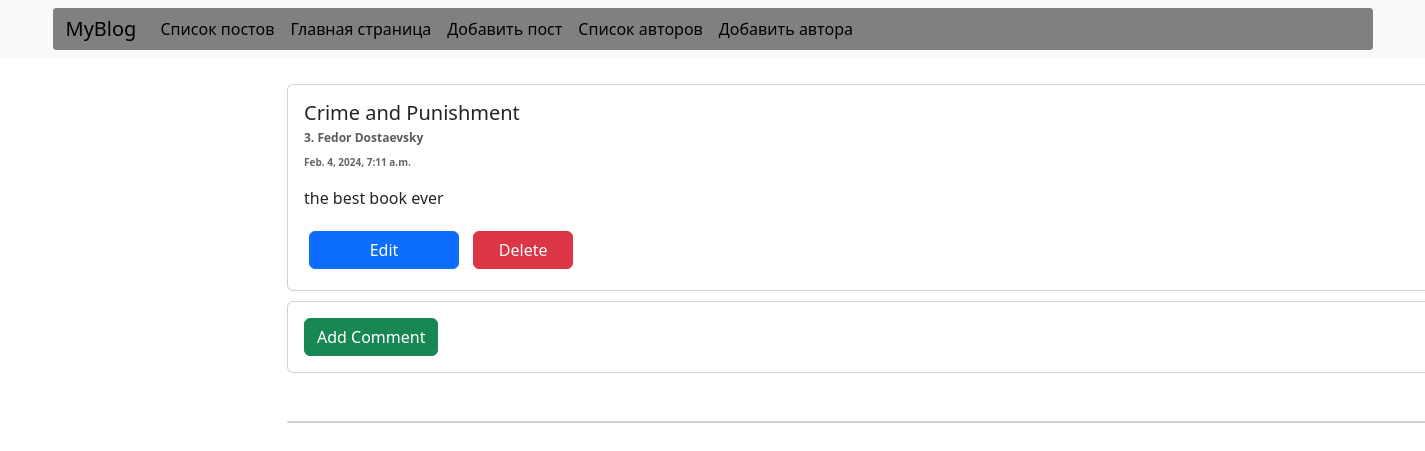
Before: /post/detail/1 with the older database file.
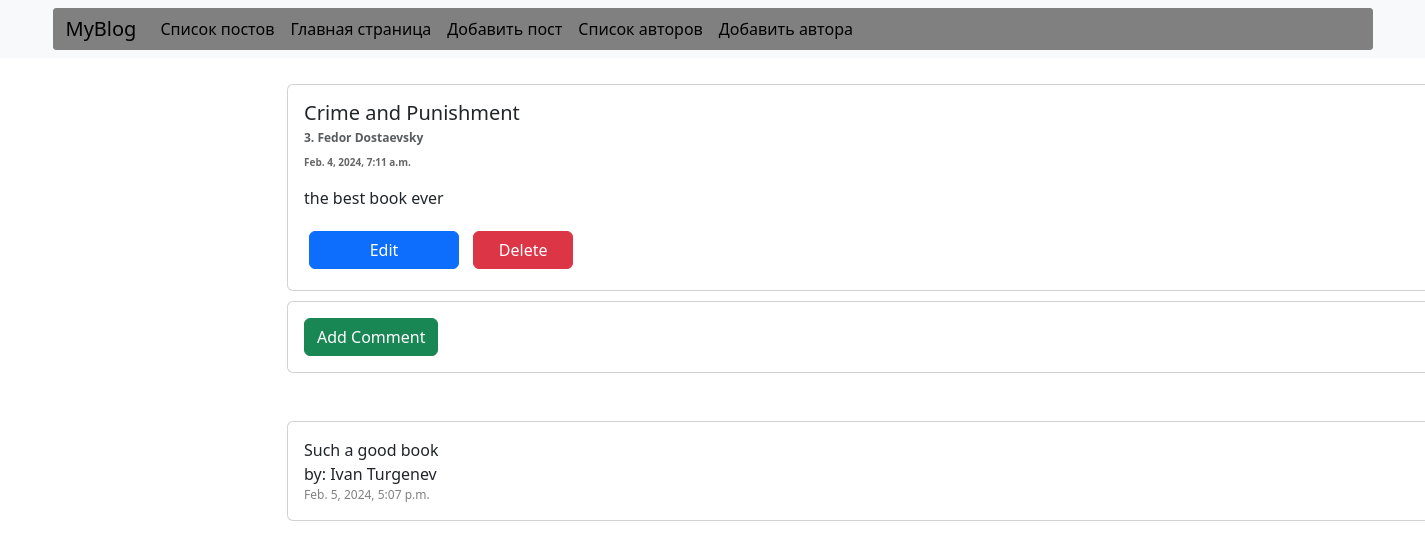
After: the same page with the newer database file.
### personal_blog/models.py (models this page shows, shortened)
class Comment(models.Model):
    text = models.TextField (max_length=1000, null=False, blank=False, verbose_name='Comment')
    author = models.CharField(max_length=50, null=False, blank=False, default="Anonymous", verbose_name="Author")
    post = models.ForeignKey('personal_blog.Post', on_delete=models.CASCADE, related_name='Comments', verbose_name="Post")
    created_at = models.DateTimeField(auto_now_add=True, verbose_name="Created Data")
    updated_at = models.DateTimeField(auto_now=True, verbose_name="Updated Data")

### personal_blog/views/post_views_classView.py (the view)
# urls.py: path('detail/<int:pk>', PostDetailView.as_view(), name="post_detail"),
class PostDetailView(TemplateView):
    template_name = 'posts/view.html'
    def get_context_data(self, **kwargs):
        context = super().get_context_data(**kwargs)
        context['post']  = get_object_or_404(Post, pk=self.kwargs.get('pk'))
        return context

### personal_blog/models.py (called while the page is built)
    def __str__(self):  # method str like in java
        return f"{self.pk}. {self.name}"

### templates/posts/view.html (shortened to what this page needs)
{% extends 'base.html' %}
{% load static %}
{% block content %}
{% block css %}
    <link rel="stylesheet" href="{% static 'css/style.css' %}">
    {% endblock %}
    <div class="card">
        <div class="card-body">
                <h5 class="card-title">{{ post.title }}</h5>
                <p style="font-size: 12px; color: gray; font-weight: bold" class="card-subtitle mb-2 text-body-secondary">{{ post.author }}</p>
                <p style="font-size: 10px; color: #666666; font-weight: bold ">{{ post.created_at }}</p>
                <p class="card-text">{{ post.body }}</p>
                <a href="{% url 'post_update' post.pk %}" class="btn btn-primary" style="width: 150px; margin: 5px">Edit</a>
                <a href="{% url 'home_page' %}" class="btn btn-danger" style="width: 100px; margin:5px">Delete</a>
        </div>
</div>
    <div class="card mb-5" style="margin-top: 10px">
        <div class="card-body">
            <form action="{% url 'comment_create' post.pk %}" method="POST">
                <button class="btn btn-success">Add Comment</button>
            </form>
        </div>
    </div>
    <div class="card">
    {% for comment in post.Comments.all %}
        <div class="card-body">
        <p class="mb-0">{{ comment.text }}</p>
        <p class="mb-0">by: {{ comment.author }}</p>
        <p class="mb-0 gray_font fs-12">{{ comment.created_at }}</p>
        </div>
    {% endfor %}
    </div>
{% endblock %}

Changed rows visible on the page:
added Comment: text "Such a good book", author "Ivan Turgenev", created_at "Feb. 5, 2024, 5:07 p.m."
